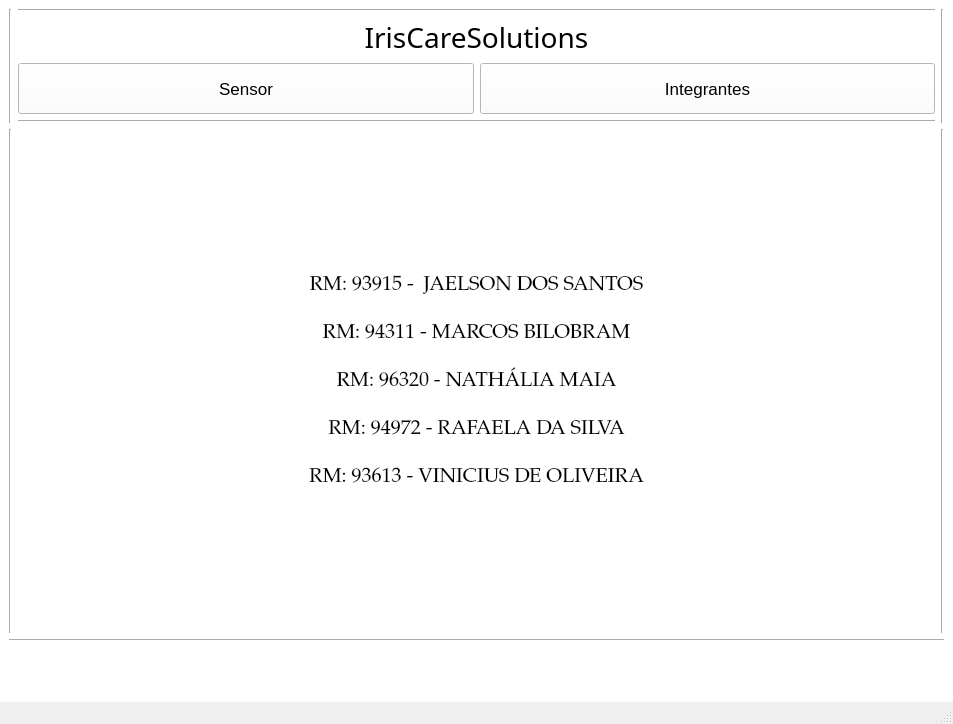
<?xml version="1.0" encoding="UTF-8"?>
<ui version="4.0">
 <class>MainWindow</class>
 <widget class="QMainWindow" name="MainWindow">
  <property name="geometry">
   <rect>
    <x>0</x>
    <y>0</y>
    <width>953</width>
    <height>724</height>
   </rect>
  </property>
  <property name="windowTitle">
   <string>MainWindow</string>
  </property>
  <widget class="QWidget" name="centralwidget">
   <property name="styleSheet">
    <string notr="true">background-color: White;</string>
   </property>
   <layout class="QVBoxLayout" name="verticalLayout_4">
    <item>
     <layout class="QHBoxLayout" name="horizontalLayout_2">
      <item>
       <widget class="Line" name="line">
        <property name="orientation">
         <enum>Qt::Vertical</enum>
        </property>
       </widget>
      </item>
      <item>
       <layout class="QVBoxLayout" name="verticalLayout_6">
        <item>
         <widget class="Line" name="line_6">
          <property name="orientation">
           <enum>Qt::Horizontal</enum>
          </property>
         </widget>
        </item>
        <item>
         <layout class="QVBoxLayout" name="verticalLayout_7">
          <item>
           <widget class="QLabel" name="T_Bat1_text_25">
            <property name="font">
             <font>
              <family>Impact</family>
              <pointsize>21</pointsize>
             </font>
            </property>
            <property name="text">
             <string>IrisCareSolutions</string>
            </property>
            <property name="textFormat">
             <enum>Qt::RichText</enum>
            </property>
            <property name="alignment">
             <set>Qt::AlignCenter</set>
            </property>
           </widget>
          </item>
          <item>
           <layout class="QHBoxLayout" name="horizontalLayout">
            <item>
             <widget class="QPushButton" name="botao4_4">
              <property name="minimumSize">
               <size>
                <width>100</width>
                <height>51</height>
               </size>
              </property>
              <property name="font">
               <font>
                <pointsize>13</pointsize>
               </font>
              </property>
              <property name="styleSheet">
               <string notr="true">background-color: 272727;;</string>
              </property>
              <property name="text">
               <string>Sensor</string>
              </property>
             </widget>
            </item>
            <item>
             <widget class="QPushButton" name="botao4_3">
              <property name="minimumSize">
               <size>
                <width>100</width>
                <height>51</height>
               </size>
              </property>
              <property name="font">
               <font>
                <pointsize>13</pointsize>
               </font>
              </property>
              <property name="styleSheet">
               <string notr="true">background-color: 272727;;</string>
              </property>
              <property name="text">
               <string>Integrantes</string>
              </property>
             </widget>
            </item>
           </layout>
          </item>
         </layout>
        </item>
        <item>
         <widget class="Line" name="line_5">
          <property name="orientation">
           <enum>Qt::Horizontal</enum>
          </property>
         </widget>
        </item>
       </layout>
      </item>
      <item>
       <widget class="Line" name="line_8">
        <property name="orientation">
         <enum>Qt::Vertical</enum>
        </property>
       </widget>
      </item>
     </layout>
    </item>
    <item>
     <layout class="QVBoxLayout" name="verticalLayout_3">
      <item>
       <layout class="QHBoxLayout" name="horizontalLayout_4"/>
      </item>
      <item>
       <layout class="QVBoxLayout" name="verticalLayout"/>
      </item>
      <item>
       <layout class="QHBoxLayout" name="horizontalLayout_3">
        <item>
         <widget class="Line" name="line_2">
          <property name="orientation">
           <enum>Qt::Vertical</enum>
          </property>
         </widget>
        </item>
        <item>
         <layout class="QVBoxLayout" name="verticalLayout_2">
          <item>
           <spacer name="verticalSpacer_2">
            <property name="orientation">
             <enum>Qt::Vertical</enum>
            </property>
            <property name="sizeHint" stdset="0">
             <size>
              <width>20</width>
              <height>40</height>
             </size>
            </property>
           </spacer>
          </item>
          <item>
           <widget class="QLabel" name="label">
            <property name="font">
             <font>
              <family>Palatino Linotype</family>
              <pointsize>15</pointsize>
             </font>
            </property>
            <property name="text">
             <string>RM: 93915 -  JAELSON DOS SANTOS

RM: 94311 - MARCOS BILOBRAM

RM: 96320 - NATHÁLIA MAIA

RM: 94972 - RAFAELA DA SILVA

RM: 93613 - VINICIUS DE OLIVEIRA</string>
            </property>
            <property name="alignment">
             <set>Qt::AlignCenter</set>
            </property>
           </widget>
          </item>
          <item>
           <spacer name="verticalSpacer">
            <property name="orientation">
             <enum>Qt::Vertical</enum>
            </property>
            <property name="sizeHint" stdset="0">
             <size>
              <width>20</width>
              <height>40</height>
             </size>
            </property>
           </spacer>
          </item>
          <item>
           <layout class="QVBoxLayout" name="verticalLayout_5"/>
          </item>
         </layout>
        </item>
        <item>
         <widget class="Line" name="line_3">
          <property name="orientation">
           <enum>Qt::Vertical</enum>
          </property>
         </widget>
        </item>
       </layout>
      </item>
      <item>
       <widget class="Line" name="line_7">
        <property name="orientation">
         <enum>Qt::Horizontal</enum>
        </property>
       </widget>
      </item>
      <item>
       <layout class="QHBoxLayout" name="horizontalLayout_20">
        <item>
         <spacer name="horizontalSpacer_26">
          <property name="orientation">
           <enum>Qt::Horizontal</enum>
          </property>
          <property name="sizeHint" stdset="0">
           <size>
            <width>40</width>
            <height>20</height>
           </size>
          </property>
         </spacer>
        </item>
        <item>
         <widget class="QLabel" name="label_2">
          <property name="enabled">
           <bool>true</bool>
          </property>
          <property name="minimumSize">
           <size>
            <width>131</width>
            <height>45</height>
           </size>
          </property>
          <property name="maximumSize">
           <size>
            <width>131</width>
            <height>45</height>
           </size>
          </property>
          <property name="text">
           <string/>
          </property>
          <property name="pixmap">
           <pixmap>../Imagens/download.png</pixmap>
          </property>
          <property name="scaledContents">
           <bool>true</bool>
          </property>
         </widget>
        </item>
        <item>
         <spacer name="horizontalSpacer_27">
          <property name="orientation">
           <enum>Qt::Horizontal</enum>
          </property>
          <property name="sizeHint" stdset="0">
           <size>
            <width>40</width>
            <height>20</height>
           </size>
          </property>
         </spacer>
        </item>
       </layout>
      </item>
      <item>
       <layout class="QHBoxLayout" name="horizontalLayout_6">
        <property name="spacing">
         <number>0</number>
        </property>
       </layout>
      </item>
     </layout>
    </item>
   </layout>
  </widget>
  <widget class="QMenuBar" name="menubar">
   <property name="geometry">
    <rect>
     <x>0</x>
     <y>0</y>
     <width>953</width>
     <height>21</height>
    </rect>
   </property>
  </widget>
  <widget class="QStatusBar" name="statusbar"/>
 </widget>
 <resources/>
 <connections/>
</ui>
